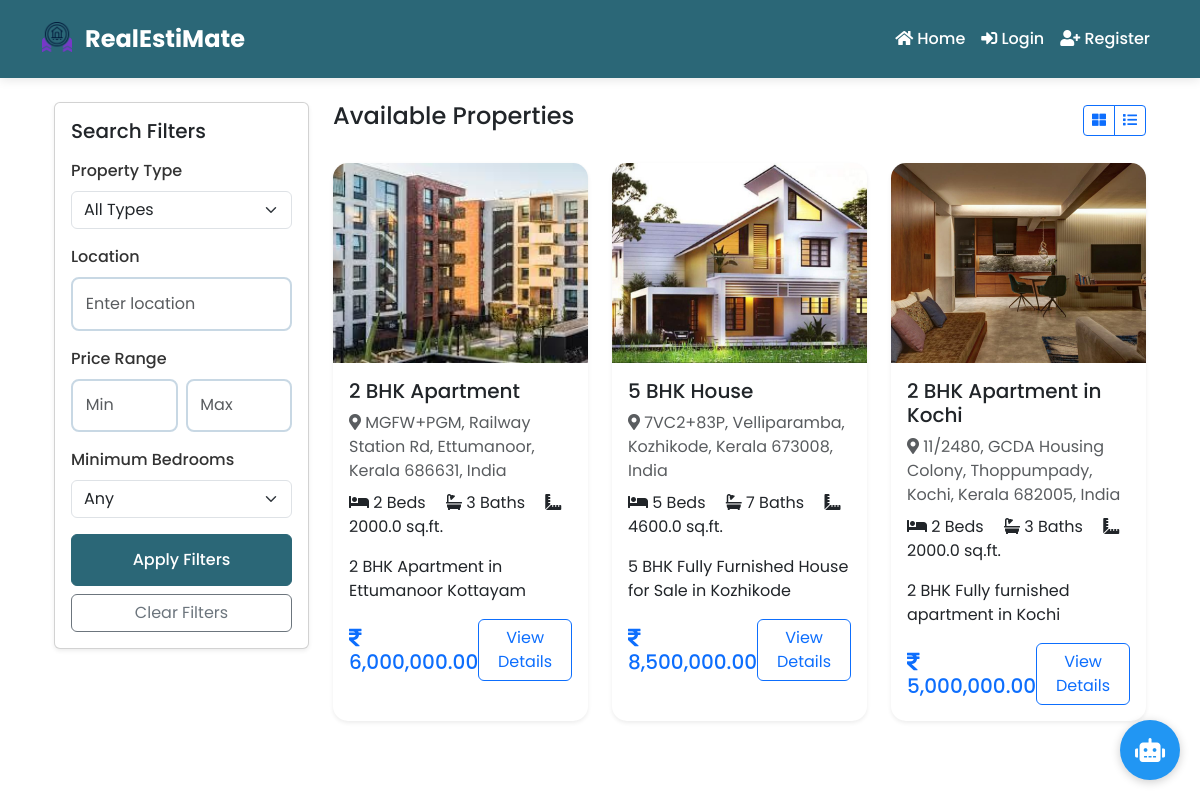
The app's page /property/listings with its own data.
### app/models/property.py (models this page shows, shortened)
class Property(db.Model):
    id = db.Column(db.Integer, primary_key=True)
    title = db.Column(db.String(100), nullable=False)
    description = db.Column(db.Text)
    price = db.Column(db.Float, nullable=False)
    property_type = db.Column(db.String(50))  # 'house', 'apartment', 'plot'
    location = db.Column(db.String(100), nullable=False)
    latitude = db.Column(db.Float)
    longitude = db.Column(db.Float)
    area = db.Column(db.Float)  # in square feet
    area_unit = db.Column(db.String(20), default='sq_ft')
    bedrooms = db.Column(db.Integer)
    bathrooms = db.Column(db.Integer)
    floor = db.Column(db.Integer)  # for apartments
    total_floors = db.Column(db.Integer)
    plot_dimensions = db.Column(db.String(50))  # e.g., "40x60"
    corner_plot = db.Column(db.Boolean, default=False)
    facing = db.Column(db.String(20))  # North, South, East, West
    image_filename = db.Column(db.String(255))
    image_url = db.Column(db.String(255))
    created_at = db.Column(db.DateTime, default=datetime.utcnow)
    user_id = db.Column(db.Integer, db.ForeignKey('user.id'), nullable=False)
    is_available = db.Column(db.Boolean, default=True)
    is_verified = db.Column(db.Boolean, default=False)
    verification_status = db.Column(db.String(20), default='pending')  # pending, approved, rejected
    admin_feedback = db.Column(db.Text)  # For rejection reason
    verified_at = db.Column(db.DateTime)
    verified_by = db.Column(db.Integer, db.ForeignKey('user.id'), nullable=True)
    interests = db.relationship('PropertyInterest', lazy='dynamic', cascade='all, delete-orphan')
    images = db.relationship('PropertyImage', back_populates='property', cascade='all, delete-orphan')
    documents = db.relationship('PropertyDocument', back_populates='property', cascade='all, delete-orphan')
    def get_primary_image(self):
        primary = next((img for img in self.images if img.is_primary), None)
        if primary:
            return primary
        return self.images[0] if self.images else None

### app/models/property_image.py (models this page shows)
class PropertyImage(db.Model):
    id = db.Column(db.Integer, primary_key=True)
    property_id = db.Column(db.Integer, db.ForeignKey('property.id', ondelete='CASCADE'), nullable=False)
    filename = db.Column(db.String(255), nullable=False)
    url = db.Column(db.String(255), nullable=False)
    is_primary = db.Column(db.Boolean, default=False)
    created_at = db.Column(db.DateTime, default=datetime.utcnow)
    property = db.relationship('Property', back_populates='images')

### app/routes/property.py (the view)
@bp.route('/listings')
def listings():
    property_type = request.args.get('property_type')
    location = request.args.get('location')
    min_price = request.args.get('min_price')
    max_price = request.args.get('max_price')
    bedrooms = request.args.get('bedrooms')
    query = Property.query.filter_by(
        is_available=True,
        is_verified=True,
        verification_status='approved'
    )
    if property_type:
        query = query.filter_by(property_type=property_type)
    if location:
        query = query.filter(Property.location.ilike(f'%{location}%'))
    if min_price:
        query = query.filter(Property.price >= float(min_price))
    if max_price:
        query = query.filter(Property.price <= float(max_price))
    if bedrooms:
        query = query.filter(Property.bedrooms >= int(bedrooms))
    properties = query.order_by(Property.created_at.desc()).all()
    return render_template('property/listings.html', properties=properties)

### app/templates/property/listings.html (shortened to what this page needs)
{% extends "base.html" %}
{% block content %}
<div class="container-fluid mt-4">
    <div class="row">
        <div class="col-md-3">
            <div class="card shadow-sm">
                <div class="card-body">
                    <h5 class="card-title mb-3">Search Filters</h5>
                    <form method="GET" action="{{ url_for('property.listings') }}">
                        <div class="mb-3">
                            <label class="form-label">Property Type</label>
                            <select name="property_type" class="form-select">
                                <option value="">All Types</option>
                            </select>
                        </div>
                        <div class="mb-3">
                            <label class="form-label">Location</label>
                            <input type="text" name="location" class="form-control"
                                   value="{{ request.args.get('location', '') }}"
                                   placeholder="Enter location">
                        </div>
                        <div class="mb-3">
                            <label class="form-label">Price Range</label>
                            <div class="row g-2">
                                <div class="col-6">
                                    <input type="number" name="min_price" class="form-control"
                                           placeholder="Min" value="{{ request.args.get('min_price', '') }}">
                                </div>
                                <div class="col-6">
                                    <input type="number" name="max_price" class="form-control"
                                           placeholder="Max" value="{{ request.args.get('max_price', '') }}">
                                </div>
                            </div>
                        </div>
                        <div class="mb-3">
                            <label class="form-label">Minimum Bedrooms</label>
                            <select name="bedrooms" class="form-select">
                                <option value="">Any</option>
                            </select>
                        </div>
                        <div class="d-grid">
                            <button type="submit" class="btn btn-primary">Apply Filters</button>
                            <a href="{{ url_for('property.listings') }}" class="btn btn-outline-secondary mt-2">Clear Filters</a>
                        </div>
                    </form>
                </div>
            </div>
        </div>
        <div class="col-md-9">
            <div class="d-flex justify-content-between align-items-center mb-4">
                <h4>Available Properties</h4>
                <div class="btn-group">
                    <button class="btn btn-outline-primary btn-sm" onclick="toggleView('grid')">
                        <i class="fas fa-th-large"></i>
                    </button>
                    <button class="btn btn-outline-primary btn-sm" onclick="toggleView('list')">
                        <i class="fas fa-list"></i>
                    </button>
                </div>
            </div>
            <div class="row" id="propertiesGrid">
                {% for property in properties %}
                <div class="col-md-6 col-lg-4 mb-4">
                    <div class="card h-100 shadow-sm property-card">
                        {% if property.get_primary_image() %}
                            <img src="{{ property.get_primary_image().url }}"
                                 class="card-img-top property-image" alt="{{ property.title }}">
                        {% else %}
                            <img src="{{ url_for('static', filename='images/default-property.jpg') }}"
                                 class="card-img-top property-image" alt="{{ property.title }}">
                        {% endif %}
                        <div class="card-body">
                            <h5 class="card-title">{{ property.title }}</h5>
                            <p class="text-muted mb-2">
                                <i class="fas fa-map-marker-alt"></i> {{ property.location }}
                            </p>
                            <div class="property-features mb-3">
                                {% if property.bedrooms %}
                                <span class="me-3"><i class="fas fa-bed"></i> {{ property.bedrooms }} Beds</span>
                                {% endif %}
                                {% if property.bathrooms %}
                                <span class="me-3"><i class="fas fa-bath"></i> {{ property.bathrooms }} Baths</span>
                                {% endif %}
                                <span><i class="fas fa-ruler-combined"></i> {{ property.area }} sq.ft.</span>
                            </div>
                            <p class="card-text">{{ property.description[:100] }}{% if property.description|length > 100 %}...{% endif %}</p>
                            <div class="d-flex justify-content-between align-items-center">
                                <h5 class="text-primary mb-0"><i class="fas fa-rupee-sign"></i> {{ "{:,.2f}".format(property.price) }}</h5>
                                <a href="{{ url_for('property.details', id=property.id) }}"
                                   class="btn btn-outline-primary">View Details</a>
                            </div>
                        </div>
                    </div>
                </div>
                {% endfor %}
            </div>
        </div>
    </div>
</div>
{% endblock %}

### app/templates/base.html (shortened to what this page needs)
<!DOCTYPE html>
<html lang="en">
<head>
    <link href="https://cdn.jsdelivr.net/npm/bootstrap@5.3.0/dist/css/bootstrap.min.css" rel="stylesheet">
    <link href="https://cdnjs.cloudflare.com/ajax/libs/font-awesome/6.0.0/css/all.min.css" rel="stylesheet">
    <link rel="stylesheet" href="{{ url_for('static', filename='css/style.css') }}">
    <link rel="stylesheet" href="https://cdnjs.cloudflare.com/ajax/libs/font-awesome/5.15.4/css/all.min.css">
    <link rel="stylesheet" href="{{ url_for('static', filename='css/chat.css') }}">
</head>
<body>
    {% if not request.endpoint == 'user.complete_profile' %}
    <nav class="navbar navbar-expand-lg navbar-dark bg-dark">
        <div class="container">
            <a class="navbar-brand" href="{{ url_for('main.index') }}">
                <img src="{{ url_for('static', filename='img/favicon/favicon.png') }}" alt="RealEstiMate Logo" height="30" class="d-inline-block align-text-top me-2">
                RealEstiMate
            </a>
            <div class="collapse navbar-collapse" id="navbarNav">
                <ul class="navbar-nav ms-auto">
                    <li class="nav-item">
                        <a class="nav-link" href="{{ url_for('main.index') }}">
                            <i class="fas fa-home"></i> Home
                        </a>
                    </li>
                    {% if not current_user.is_authenticated %}
                    <li class="nav-item">
                        <a class="nav-link" href="{{ url_for('auth.login') }}">
                            <i class="fas fa-sign-in-alt"></i> Login
                        </a>
                    </li>
                    <li class="nav-item">
                        <a class="nav-link" href="{{ url_for('auth.register') }}">
                            <i class="fas fa-user-plus"></i> Register
                        </a>
                    </li>
                    {% endif %}
                </ul>
            </div>
        </div>
    </nav>
    {% endif %}
    <div class="container mt-4">
        {% block content %}{% endblock %}
        {% if not hide_ai_chat %}
            {% include 'chat/chat_widget.html' %}
        {% endif %}
    </div>
</body>
</html>

### app/templates/chat/chat_widget.html (shortened to what this page needs)
<link rel="stylesheet" href="{{ url_for('static', filename='css/chat.css') }}">
<div class="chat-icon" id="chatIcon" onclick="toggleChat()">
    <i class="fas fa-robot"></i>
</div>

### app/static/css/style.css (style rules this page uses)
:root { --primary-color: #2b6777; --secondary-color: #52ab98; --accent-color: #c8d8e4; --dark-bg: #2b6777; --light-bg: #f2f2f2; --text-dark: #333333; --text-light: #ffffff; }
body { font-family: 'Poppins', sans-serif; overflow-x: hidden; }
.property-card { border: none; border-radius: 15px; overflow: hidden; transition: transform 0.3s ease, box-shadow 0.3s ease; box-shadow: 0 5px 15px rgba(0,0,0,0.1); }
.property-image { height: 250px; object-fit: cover; }
.card { transition: transform 0.2s; box-shadow: 0 4px 6px rgba(0, 0, 0, 0.1); }
.card-img-top { height: 200px; object-fit: cover; }
.navbar { background-color: var(--dark-bg) !important; padding: 1rem 0; box-shadow: 0 2px 10px rgba(0,0,0,0.1); }
.navbar-brand { font-weight: 700; font-size: 1.5rem; color: var(--text-light) !important; }
.nav-link { color: var(--text-light) !important; font-weight: 500; transition: all 0.3s ease; }
.form-label { color: var(--text-dark); font-weight: 500; margin-bottom: 0.5rem; }
.form-control { border: 2px solid var(--accent-color); padding: 0.8rem; border-radius: 8px; transition: all 0.3s ease; }
.btn-primary { background-color: var(--primary-color); border-color: var(--primary-color); padding: 0.8rem 1.5rem; font-weight: 500; transition: all 0.3s ease; }

### app/static/css/chat.css (style rules this page uses)
.chat-icon { position: fixed; bottom: 20px; right: 20px; width: 60px; height: 60px; background: #2196F3; border-radius: 50%; display: flex; align-items: center; justify-content: center; cursor: pointer; box-shadow: 0 2px 10px rgba(0,0,0,0.2); z-index: 1000; transition: all 0.3s ease; }
.chat-icon i { color: white; font-size: 24px; }

### app/templates/property/listings.html (style rules this page uses)
.property-card { transition: transform 0.3s ease, box-shadow 0.3s ease; }
.property-image { height: 200px; object-fit: cover; }

### records on screen
Property: get_primary_image (picture), title "2 BHK Apartment", location "MGFW+PGM, Railway Station Rd, Ettumanoor, Kerala 686631, India", bedrooms "2", bathrooms "3", area "2000.0", description "2 BHK Apartment in Ettumanoor Kottayam", price "6,000,000.00"
Property: get_primary_image (picture), title "5 BHK House", location "7VC2+83P, Velliparamba, Kozhikode, Kerala 673008, India", bedrooms "5", bathrooms "7", area "4600.0", description "5 BHK Fully Furnished House for Sale in Kozhikode", price "8,500,000.00"
Property: get_primary_image (picture), title "2 BHK Apartment in Kochi", location "11/2480, GCDA Housing Colony, Thoppumpady, Kochi, Kerala 682005, India", bedrooms "2", bathrooms "3", area "2000.0", description "2 BHK Fully furnished apartment in Kochi", price "5,000,000.00"
